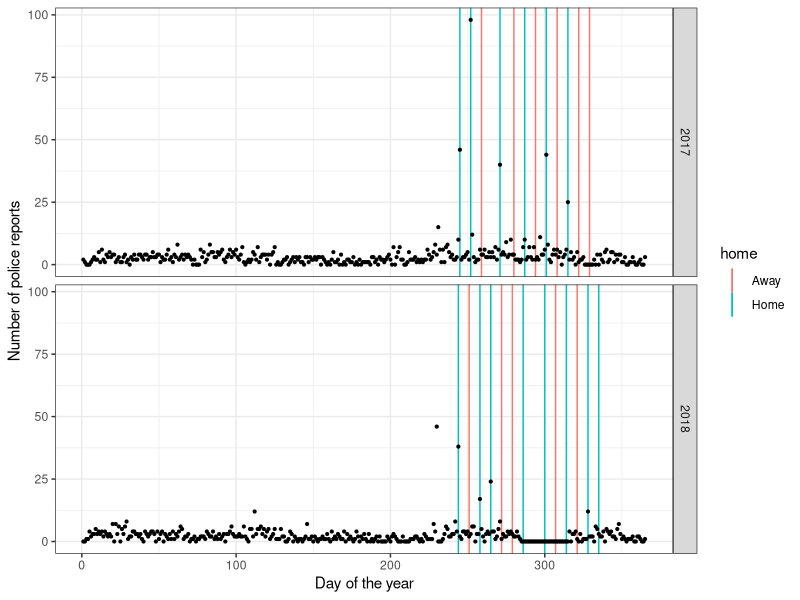

Reproduce this figure in R.
## ---- chunk 1
options(htmltools.dir.version = FALSE)
## ---- chunk 2
tidyverse::tidyverse_packages()
## ---- chunk 3
library(tidyverse)
pd <- read_csv("../data/isu-pd.csv")
pd$date <- lubridate::mdy_hm(pd$`Date/Time Reported`)

pd$day <- lubridate::as_date(pd$date)
## ---- chunk 4

schedule <- read.csv("../data/isu-football-2018.csv")
schedule <- schedule %>%
  mutate(
    date = lubridate::ymd("2018-01-01")
    )
lubridate::month(schedule$date) <- as.numeric(factor(schedule$Month, levels=c("Sep", "Oct", "Nov", "Dec"))) + 8
lubridate::mday(schedule$date) <- schedule$Day
schedule$yday <- lubridate::yday(schedule$date)
schedule$year <- lubridate::year(schedule$date)


schedule17 <- read.csv("../data/isu-football-2017.csv")
schedule17 <- schedule17 %>%
  mutate(
    date = lubridate::mdy(Date)
  )
schedule17$yday <- lubridate::yday(schedule17$date)
schedule17$year <- lubridate::year(schedule17$date)

perday <- pd %>% 
  complete(day = full_seq(pd$day, period = 1)) %>% 
  group_by(day) %>%
  summarize(
    n = sum(!is.na(Classification))
  ) 

perday %>%
  mutate(
    year = lubridate::year(day),
    yday = lubridate::yday(day)
    ) %>%
  filter(year <= 2018) %>%
  ggplot(aes(x = yday, y = n)) +
  geom_vline(data = schedule, aes(xintercept = yday, colour = home)) +
  geom_vline(data = schedule17, aes(xintercept = yday, colour = Home)) +
  geom_point(size = .75) +
  facet_grid(year~.) +
  theme_bw() +
  ylab("Number of police reports") +
  xlab("Day of the year")
## ---- chunk 5
ames_weather <- read_csv("../data/Ames_weather_2017-2018.csv") %>%
  filter(!is.na(time))

# summarize by day to get daily highs and lows
ames_weather_daily <- ames_weather %>%
  mutate(day = as.Date(date)) %>%
  group_by(day) %>%
  summarize(temp_low = min(temp_low), temp_high = max(temp_high))

